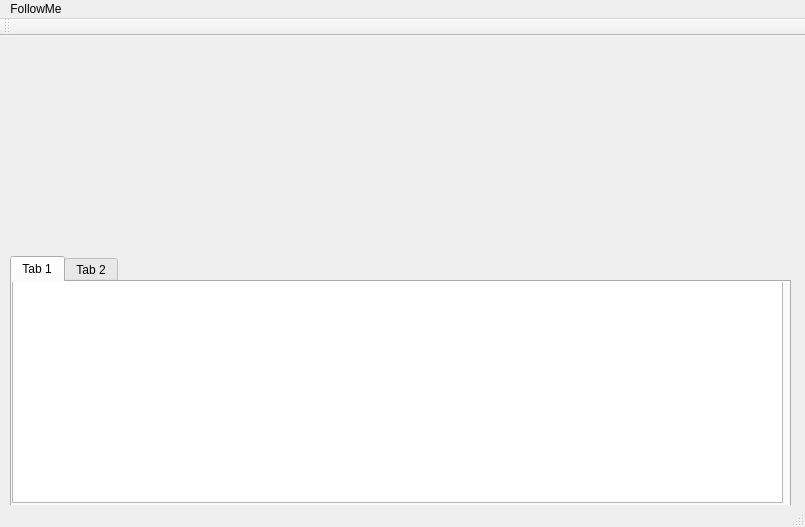
<?xml version="1.0" encoding="UTF-8"?>
<ui version="4.0">
 <class>MainWindow</class>
 <widget class="QMainWindow" name="MainWindow">
  <property name="geometry">
   <rect>
    <x>0</x>
    <y>0</y>
    <width>805</width>
    <height>527</height>
   </rect>
  </property>
  <property name="windowTitle">
   <string>MainWindow</string>
  </property>
  <widget class="QWidget" name="centralWidget">
   <widget class="QTabWidget" name="tabWidget">
    <property name="geometry">
     <rect>
      <x>10</x>
      <y>220</y>
      <width>781</width>
      <height>251</height>
     </rect>
    </property>
    <widget class="QWidget" name="tab">
     <attribute name="title">
      <string>Tab 1</string>
     </attribute>
     <widget class="QTableView" name="tableView">
      <property name="geometry">
       <rect>
        <x>0</x>
        <y>-10</y>
        <width>771</width>
        <height>231</height>
       </rect>
      </property>
     </widget>
    </widget>
    <widget class="QWidget" name="tab_2">
     <attribute name="title">
      <string>Tab 2</string>
     </attribute>
    </widget>
   </widget>
  </widget>
  <widget class="QMenuBar" name="menuBar">
   <property name="geometry">
    <rect>
     <x>0</x>
     <y>0</y>
     <width>805</width>
     <height>22</height>
    </rect>
   </property>
   <widget class="QMenu" name="menuFollowMe">
    <property name="title">
     <string>FollowMe</string>
    </property>
   </widget>
   <addaction name="menuFollowMe"/>
  </widget>
  <widget class="QToolBar" name="mainToolBar">
   <attribute name="toolBarArea">
    <enum>TopToolBarArea</enum>
   </attribute>
   <attribute name="toolBarBreak">
    <bool>false</bool>
   </attribute>
  </widget>
  <widget class="QStatusBar" name="statusBar"/>
 </widget>
 <layoutdefault spacing="6" margin="11"/>
 <resources/>
 <connections/>
</ui>
